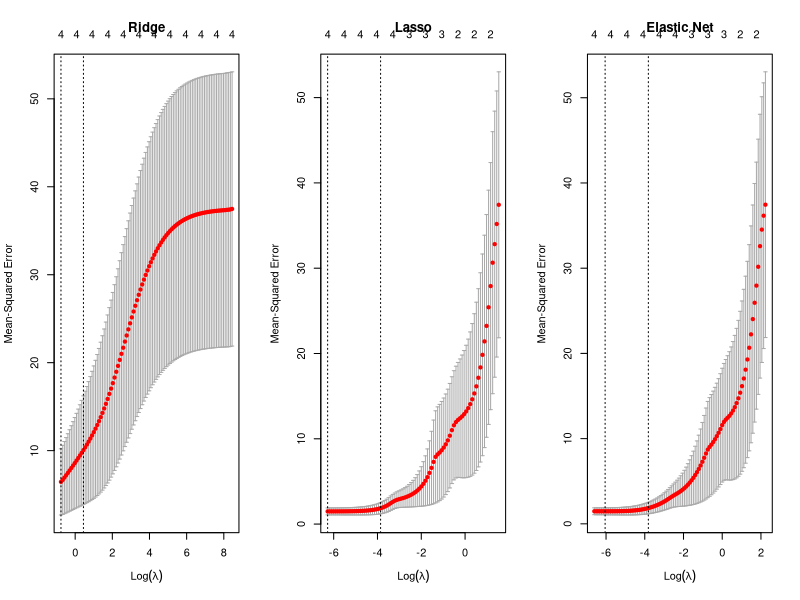
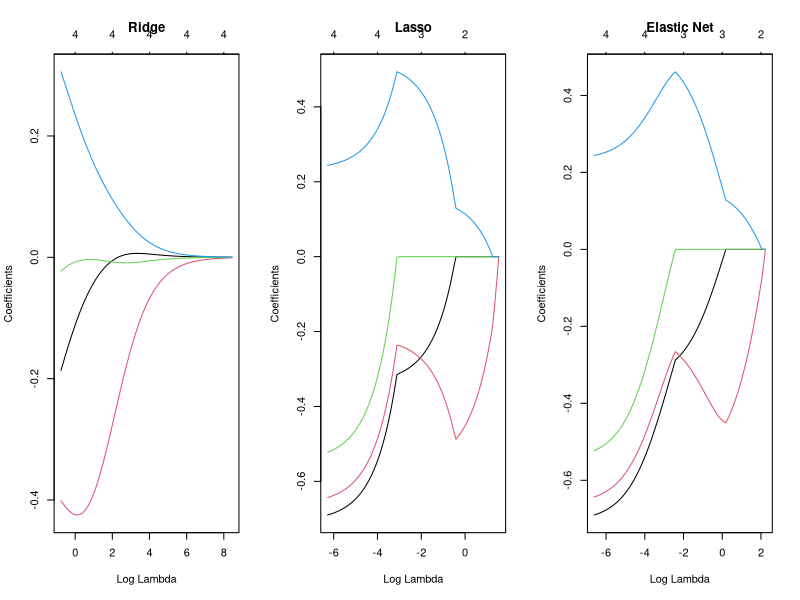
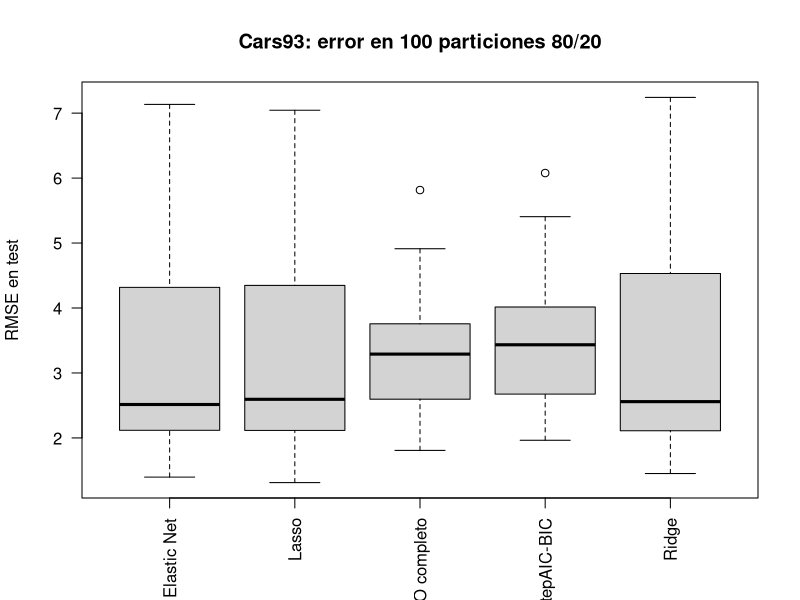
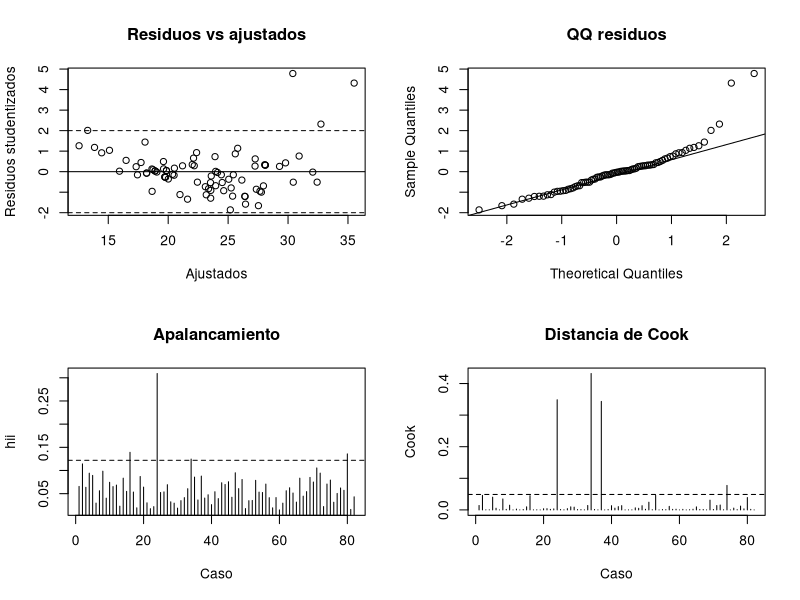

Generate these figures, in order, with R:
# =====================================================================
# LABORATORIO MEA: Colinealidad, Selección, Regularización y Validez
# Ejecutar desde una sesión limpia de R. Semilla fija: 2026.
# =====================================================================

set.seed(2026)
options(width = 100, digits = 4, scipen = 999)

# 1. CREACIÓN AUTOMÁTICA DE CARPETAS DE PROYECTO ----------------------
for (d in c("registros", "resultados", "figuras")) {
  if (!dir.exists(d)) {
    dir.create(d, recursive = TRUE)
    cat("Carpeta creada:", d, "\n")
  }
}

# 2. CARGA Y VERIFICACIÓN DE PAQUETES ----------------------------------
paquetes <- c("MASS", "car", "leaps", "glmnet", "mlbench")
faltan <- paquetes[!vapply(paquetes, requireNamespace, logical(1), quietly = TRUE)]
if (length(faltan)) stop("Instala primero: ", paste(faltan, collapse = ", "))

suppressPackageStartupMessages({
  library(MASS); library(car); library(leaps); library(glmnet); library(mlbench)
})

# Funciones auxiliares de cálculo
rmse <- function(y, pred) sqrt(mean((y - pred)^2, na.rm = TRUE))

condicion <- function(X) {
  ev <- eigen(cor(as.matrix(X)), symmetric = TRUE, only.values = TRUE)$values
  ev <- pmax(ev, .Machine$double.eps)
  list(valores_propios = ev, indices = sqrt(max(ev) / ev),
       numero_condicion = sqrt(max(ev) / min(ev)))
}

bkw <- function(X, centrar = TRUE, constante = FALSE) {
  Z <- as.matrix(X)
  if (centrar) Z <- scale(Z, center = TRUE, scale = FALSE)
  if (constante) Z <- cbind(Intercepto = 1, Z)
  normas <- sqrt(colSums(Z^2))
  if (any(normas == 0)) stop("BKW: columna de norma cero")
  Z <- sweep(Z, 2, normas, "/")
  s <- svd(Z)
  indices <- max(s$d) / pmax(s$d, .Machine$double.eps)
  phi <- sweep(s$v^2, 2, pmax(s$d^2, .Machine$double.eps), "/")
  prop <- phi / rowSums(phi)
  rownames(prop) <- colnames(Z)
  colnames(prop) <- paste0("Dim", seq_len(ncol(prop)))
  list(indices = indices, proporciones = prop)
}

vif_seguro <- function(modelo) {
  if (length(attr(terms(modelo), "term.labels")) < 2)
    return(data.frame(variable = character(), VIF = numeric()))
  z <- car::vif(modelo)
  if (is.matrix(z)) z <- z[, "GVIF"]^(1 / (2 * z[, "Df"]))
  data.frame(variable = names(z), VIF = as.numeric(z), row.names = NULL)
}

subconjuntos <- function(datos, respuesta, predictores) {
  f <- reformulate(predictores, response = respuesta)
  rs <- regsubsets(f, data = datos, nvmax = length(predictores),
                   method = "exhaustive", really.big = TRUE)
  s <- summary(rs)
  n <- nrow(datos); sse <- s$rss
  p <- rowSums(s$which)  # Número de parámetros por modelo (incluye intercepto)
  full <- lm(f, data = datos)
  sigma2 <- sum(resid(full)^2) / df.residual(full)
  tab <- data.frame(
    numero_predictores = seq_along(sse), SSE = sse,
    R2_ajustado = s$adjr2,
    Cp = sse / sigma2 - n + 2 * p,
    AIC = n * log(sse / n) + 2 * p,
    BIC = n * log(sse / n) + log(n) * p
  )
  list(ajuste = rs, resumen = s, tabla = tab)
}


# 3. DATOS Y COMPROBACIONES --------------------------------------------
H <- MASS::cement
names(H) <- c("Y", "X1", "X2", "X3", "X4")

vars_cars <- c("MPG.city", "Min.Price", "Price", "Max.Price", "EngineSize",
               "Horsepower", "RPM", "Rev.per.mile", "Fuel.tank.capacity", "Passengers",
               "Length", "Wheelbase", "Width", "Turn.circle", "Rear.seat.room",
               "Luggage.room", "Weight")
C0 <- MASS::Cars93[, vars_cars]
cat("Hald:", dim(H), "\n")
cat("Cars93 original:", dim(MASS::Cars93), "\n")
cat("Filas Cars93 con NA en variables seleccionadas:",
    sum(!complete.cases(C0)), "de", nrow(C0), "\n")
C <- C0[complete.cases(C0), , drop = FALSE]

data("BostonHousing", package = "mlbench")
B <- BostonHousing[, c("medv", "indus", "rm", "ptratio", "lstat")]
B <- B[complete.cases(B), , drop = FALSE]
names(B) <- c("Y", "indus", "rm", "ptratio", "lstat")
stopifnot(nrow(H) == 13, ncol(H) == 5, all(vapply(C, is.numeric, logical(1))))


# 4. F2: DIAGNÓSTICO DE COLINEALIDAD ------------------------------------
cat("\n================ F2: COLINEALIDAD ================\n")
XH <- H[, -1, drop = FALSE]
XC <- C[, setdiff(names(C), "MPG.city"), drop = FALSE]
cat("\nCorrelaciones Hald:\n"); print(round(cor(XH), 3))
corC <- cor(XC)
cat("\nCorrelaciones Cars93:\n"); print(round(corC, 3))

idx <- which(abs(corC) >= .80 & upper.tri(corC), arr.ind = TRUE)
if (nrow(idx)) {
  pares <- data.frame(variable_1 = rownames(corC)[idx[, 1]],
                      variable_2 = colnames(corC)[idx[, 2]], correlacion = corC[idx])
  print(pares[order(-abs(pares$correlacion)), ], row.names = FALSE)
}

mH <- lm(Y ~ ., data = H)
mC <- lm(MPG.city ~ ., data = C)
cat("\nVIF Hald:\n"); print(vif_seguro(mH))
cat("\nVIF Cars93:\n"); print(sort(car::vif(mC), decreasing = TRUE))
cat("\nCondición Hald:\n"); print(condicion(XH))
cat("\nCondición Cars93:\n"); print(condicion(XC))

correr_bkw <- function(X, nombre) {
  configs <- list(centrado_sin_constante = c(TRUE, FALSE),
                  sin_centrar_sin_constante = c(FALSE, FALSE),
                  centrado_con_constante = c(TRUE, TRUE),
                  sin_centrar_con_constante = c(FALSE, TRUE))
  out <- list()
  for (nm in names(configs)) {
    z <- bkw(X, centrar = configs[[nm]][1], constante = configs[[nm]][2])
    out[[nm]] <- z
    cat("\nBKW", nombre, "-", nm, "\n")
    print(data.frame(dimension = seq_along(z$indices),
                     indice_condicion = round(z$indices, 3)))
  }
  invisible(out)
}
bkw_H <- correr_bkw(XH, "Hald")
bkw_C <- correr_bkw(XC, "Cars93")


# 5. F3: SELECCIÓN DE VARIABLES ----------------------------------------
cat("\n================ F3: SELECCIÓN ================\n")
sel_H <- subconjuntos(H, "Y", names(XH))
cat("\nHald, mejor subconjunto por tamaño:\n"); print(sel_H$tabla, row.names = FALSE)

null_H <- lm(Y ~ 1, data = H); full_H <- lm(Y ~ ., data = H)
fwd_H <- stepAIC(null_H, scope = list(lower = null_H, upper = full_H), direction = "forward", trace = FALSE)
bwd_H <- stepAIC(full_H, direction = "backward", trace = FALSE)
both_H <- stepAIC(null_H, scope = list(lower = null_H, upper = full_H), direction = "both", trace = FALSE)
vars_exh_H <- names(coef(sel_H$ajuste, id = which.min(sel_H$tabla$BIC)))[-1]
modelos_H <- list(exhaustivo_BIC = lm(reformulate(vars_exh_H, "Y"), data = H),
                  forward = fwd_H, backward = bwd_H, stepwise = both_H)

sel_B <- subconjuntos(B, "Y", names(B)[-1])
cat("\nBostonHousing, mejor subconjunto por tamaño:\n")
print(sel_B$tabla, row.names = FALSE)
vars_B <- names(coef(sel_B$ajuste, id = which.min(sel_B$tabla$BIC)))[-1]
modelo_B_BIC <- lm(reformulate(vars_B, "Y"), data = B)

pred_C <- setdiff(names(C), "MPG.city")
sel_C <- subconjuntos(C, "MPG.city", pred_C)
cat("\nCars93, mejor subconjunto por tamaño:\n"); print(sel_C$tabla, row.names = FALSE)
vars_BIC_C <- names(coef(sel_C$ajuste, id = which.min(sel_C$tabla$BIC)))[-1]
mC_BIC_exh <- lm(reformulate(vars_BIC_C, "MPG.city"), data = C)
mC_full <- lm(MPG.city ~ ., data = C)
mC_AIC <- stepAIC(mC_full, direction = "both", k = 2, trace = FALSE)
mC_BIC <- stepAIC(mC_full, direction = "both", k = log(nrow(C)), trace = FALSE)

# --- F3 (Continuación): VIF, n efectivo y evaluaciones ----------------

# 1. Declarar n efectivo en Cars93 tras eliminar NAs
cat("\nTamaño muestral efectivo (Cars93, sin NAs): n =", nrow(C), "\n")

# 2. VIF de los modelos elegidos en Hald (Ej. 8b)
cat("\n--- VIFs Modelos Seleccionados (Hald) ---\n")
cat("\n[Hald - BIC Exhaustivo]:\n")
print(car::vif(modelos_H$exhaustivo_BIC))

cat("\n[Hald - Stepwise/AIC]:\n")
print(car::vif(modelos_H$stepwise))

# 3. VIF del modelo elegido en BostonHousing
cat("\n--- VIF Modelo Seleccionado (BostonHousing) ---\n")
print(car::vif(modelo_B_BIC))

# 4. VIF de los modelos elegidos en Cars93
cat("\n--- VIFs Modelos Seleccionados (Cars93) ---\n")
cat("\n[Cars93 - BIC Exhaustivo]:\n")
print(car::vif(mC_BIC_exh))

cat("\n[Cars93 - stepAIC (k = 2)]:\n")
print(car::vif(mC_AIC))

cat("\n[Cars93 - stepBIC (k = log(n))]:\n")
print(car::vif(mC_BIC))

# 5. Comparación de espacio de búsqueda: 2^p vs Paso a Paso
p_Hald <- ncol(XH)
p_Cars <- length(pred_C)

cat("\n--- Espacio de Búsqueda Evaluado ---\n")
cat("Hald (p =", p_Hald, "): Búsqueda exhaustiva evalúa 2^p =", 2^p_Hald, "modelos.\n")
cat("Cars93 (p =", p_Cars, "): Búsqueda exhaustiva evaluaría 2^p =", 2^p_Cars, "modelos.\n")

# 6. F4: RIDGE, LASSO Y ELASTIC NET EN HALD ---------------------------
cat("\n================ F4: REGULARIZACIÓN ================\n")
yH <- H$Y; nH <- length(yH); folds_H <- seq_len(nH) 

ajustar_cv <- function(X, y, alpha, foldid) {
  cv.glmnet(as.matrix(X), as.numeric(y), alpha = alpha, foldid = foldid,
            nfolds = length(unique(foldid)), standardize = TRUE,
            type.measure = "mse", grouped = FALSE)
}
cv_r <- ajustar_cv(XH, yH, 0, folds_H)
cv_l <- ajustar_cv(XH, yH, 1, folds_H)
cv_e <- ajustar_cv(XH, yH, .5, folds_H)

res_cv <- function(cv, metodo) data.frame(metodo = metodo,
                                          lambda_min = cv$lambda.min, lambda_1se = cv$lambda.1se,
                                          error_CV_min = min(cv$cvm))
tabla_cv_H <- rbind(res_cv(cv_r, "Ridge"), res_cv(cv_l, "Lasso"),
                    res_cv(cv_e, "Elastic Net alpha=0.5"))
print(tabla_cv_H, row.names = FALSE)

# Guardar Gráficos de Validación Cruzada en 'figuras/'
png("figuras/hald_cv.png", width = 1500, height = 500, res = 140)
par(mfrow = c(1, 3)); plot(cv_r, main = "Ridge"); plot(cv_l, main = "Lasso"); plot(cv_e, main = "Elastic Net")
dev.off()

fit_r <- glmnet(XH, yH, alpha = 0, standardize = TRUE)
fit_l <- glmnet(XH, yH, alpha = 1, standardize = TRUE)
fit_e <- glmnet(XH, yH, alpha = .5, standardize = TRUE)

# Guardar Gráficos de Trayectorias en 'figuras/'
png("figuras/hald_trayectorias.png", width = 1500, height = 500, res = 140)
par(mfrow = c(1, 3))
plot(fit_r, xvar = "lambda", main = "Ridge")
plot(fit_l, xvar = "lambda", main = "Lasso")
plot(fit_e, xvar = "lambda", main = "Elastic Net")
dev.off()

coef_tabla <- function(cv, metodo) {
  a <- as.matrix(coef(cv, s = "lambda.min"))
  b <- as.matrix(coef(cv, s = "lambda.1se"))
  data.frame(variable = rownames(a), metodo = metodo,
             lambda_min = a[, 1], lambda_1se = b[, 1], row.names = NULL)
}
tabla_coef_H <- rbind(coef_tabla(cv_r, "Ridge"), coef_tabla(cv_l, "Lasso"),
                      coef_tabla(cv_e, "Elastic Net"))

# Estabilidad por 100 submuestras
set.seed(2026)
B_est <- 100
freq <- matrix(0, ncol(XH), 2, dimnames = list(colnames(XH), c("Lasso", "ElasticNet")))

for (b in seq_len(B_est)) {
  ids <- sample(seq_len(nH), 10)
  fold_b <- sample(rep(1:5, length.out = length(ids)))
  try({
    l <- cv.glmnet(XH[ids, , drop = FALSE], yH[ids], alpha = 1, foldid = fold_b, nfolds = 5, standardize = TRUE, grouped = FALSE)
    e <- cv.glmnet(XH[ids, , drop = FALSE], yH[ids], alpha = .5, foldid = fold_b, nfolds = 5, standardize = TRUE, grouped = FALSE)
    co_l <- coef(l, s = "lambda.1se")
    co_e <- coef(e, s = "lambda.1se")
    if (!is.null(co_l)) freq[, 1] <- freq[, 1] + (as.matrix(co_l)[-1, 1] != 0)
    if (!is.null(co_e)) freq[, 2] <- freq[, 2] + (as.matrix(co_e)[-1, 1] != 0)
  }, silent = TRUE)
}
freq <- data.frame(variable = rownames(freq), freq / B_est, row.names = NULL)
df_H <- rbind(data.frame(metodo = "Ridge", lambda = fit_r$lambda, df = fit_r$df),
              data.frame(metodo = "Lasso", lambda = fit_l$lambda, df = fit_l$df),
              data.frame(metodo = "Elastic Net", lambda = fit_e$lambda, df = fit_e$df))


# 7. VALIDACIÓN PREDICTIVA CARS93 (100 PARTICIONES 80/20) ------------
cat("\nValidación predictiva Cars93: 100 particiones 80/20\n")
set.seed(2026); B_split <- 100
salidas <- vector("list", B_split)

for (b in seq_len(B_split)) {
  ids <- sample(seq_len(nrow(C)), floor(.8 * nrow(C)))
  train <- C[ids, , drop = FALSE]; test <- C[-ids, , drop = FALSE]
  ols <- lm(MPG.city ~ ., data = train)
  bic <- tryCatch(stepAIC(ols, direction = "both", k = log(nrow(train)), trace = FALSE),
                  error = function(e) ols)
  xt <- as.matrix(train[, pred_C, drop = FALSE])
  xv <- as.matrix(test[, pred_C, drop = FALSE]); yt <- train$MPG.city
  folds <- min(5, length(yt)); foldid <- sample(rep(seq_len(folds), length.out = length(yt)))
  
  r <- cv.glmnet(xt, yt, alpha = 0, foldid = foldid, nfolds = folds, standardize = TRUE, grouped = FALSE)
  l <- cv.glmnet(xt, yt, alpha = 1, foldid = foldid, nfolds = folds, standardize = TRUE, grouped = FALSE)
  e <- cv.glmnet(xt, yt, alpha = .5, foldid = foldid, nfolds = folds, standardize = TRUE, grouped = FALSE)
  
  pred <- c(rmse(test$MPG.city, predict(ols, newdata = test)),
            rmse(test$MPG.city, predict(bic, newdata = test)),
            rmse(test$MPG.city, predict(r, newx = xv, s = "lambda.1se")),
            rmse(test$MPG.city, predict(l, newx = xv, s = "lambda.1se")),
            rmse(test$MPG.city, predict(e, newx = xv, s = "lambda.1se")))
  
  salidas[[b]] <- data.frame(particion = b,
                             metodo = c("MCO completo", "MCO stepAIC-BIC", "Ridge", "Lasso", "Elastic Net"),
                             RMSE = as.numeric(pred))
}

salidas <- do.call(rbind, salidas)
resumen_rmse <- do.call(rbind, lapply(split(salidas$RMSE, salidas$metodo), function(z)
  c(media = mean(z), sd = sd(z))))
resumen_rmse <- data.frame(metodo = rownames(resumen_rmse),
                           RMSE_media = resumen_rmse[, "media"], RMSE_sd = resumen_rmse[, "sd"], row.names = NULL)
resumen_rmse <- resumen_rmse[order(resumen_rmse$RMSE_media), ]

# Guardar Gráfico de RMSE en 'figuras/'
png("figuras/cars93_rmse.png", width = 1100, height = 700, res = 130)
boxplot(RMSE ~ metodo, data = salidas, las = 2, ylab = "RMSE en test",
        main = "Cars93: error en 100 particiones 80/20", xlab = "")
dev.off()


# 8. F5: RESIDUOS E INFLUENCIA -----------------------------------------
cat("\n================ F5: VALIDEZ ================\n")
m_diag <- mC_BIC_exh
n <- nobs(m_diag); p <- length(coef(m_diag))
rs <- rstudent(m_diag); hii <- hatvalues(m_diag); cook <- cooks.distance(m_diag)
dff <- dffits(m_diag); dfb <- dfbetas(m_diag)

casos_cook <- which(cook > 4/n)

# --- F5 (Continuación): Sensibilidad sin observaciones influyentes ---
if (length(casos_cook) > 0) {
  cat("\nCasos influyentes identificados (Cook > 4/n):", casos_cook, "\n")
  
  # Reajuste sin puntos influyentes
  m_diag_sin <- lm(formula(m_diag), data = C[-casos_cook, ])
  
  # Comparación de coeficientes y R2
  comp_sens <- data.frame(
    Variable = names(coef(m_diag)),
    Modelo_Completo = coef(m_diag),
    Sin_Influyentes = coef(m_diag_sin),
    Diferencia_Relativa_Pct = round(((coef(m_diag_sin) - coef(m_diag)) / coef(m_diag)) * 100, 2)
  )
  cat("\nTabla de Sensibilidad al retirar influyentes:\n")
  print(comp_sens, row.names = FALSE)
  write.csv(comp_sens, "resultados/cars93_sensibilidad_influencia.csv", row.names = FALSE)
}

# Guardar Gráfico de Diagnósticos en 'figuras/'
png("figuras/cars93_diagnosticos.png", width = 1400, height = 900, res = 130)
par(mfrow = c(2, 2))
plot(fitted(m_diag), rs, xlab = "Ajustados", ylab = "Residuos studentizados", main = "Residuos vs ajustados")
abline(h = c(-2, 0, 2), lty = c(2, 1, 2))
qqnorm(rs, main = "QQ residuos"); qqline(rs)
plot(hii, type = "h", main = "Apalancamiento", ylab = "hii", xlab = "Caso")
abline(h = 2*p/n, lty = 2)
plot(cook, type = "h", main = "Distancia de Cook", ylab = "Cook", xlab = "Caso")
abline(h = 4/n, lty = 2)
dev.off()


# 9. CONSOLIDACIÓN Y EXPORTACIÓN FINAL A CSV Y REGISTROS ---------------
write.csv(salidas, "resultados/cars93_rmse_100_particiones.csv", row.names = FALSE)
write.csv(resumen_rmse, "resultados/cars93_resumen_rmse.csv", row.names = FALSE)
write.csv(sel_H$tabla, "resultados/hald_seleccion.csv", row.names = FALSE)
write.csv(sel_B$tabla, "resultados/boston_seleccion.csv", row.names = FALSE)
write.csv(sel_C$tabla, "resultados/cars93_seleccion.csv", row.names = FALSE)
write.csv(tabla_cv_H, "resultados/hald_cv.csv", row.names = FALSE)
write.csv(tabla_coef_H, "resultados/hald_coeficientes.csv", row.names = FALSE)
write.csv(df_H, "resultados/hald_grados_libertad.csv", row.names = FALSE)
write.csv(freq, "resultados/hald_estabilidad.csv", row.names = FALSE)

writeLines(capture.output(sessionInfo()), "registros/session_info.txt")

cat("\n================ RESUMEN COMPARATIVO FINAL ===============-\n")
if (exists("tabla_coef_H")) {
  cat("\n1. Comparativa de Coeficientes (Hald):\n")
  print(tabla_coef_H, row.names = FALSE)
}

if (exists("resumen_rmse")) {
  cat("\n2. Resumen del Error Predictivo (RMSE en Cars93 - 100 particiones):\n")
  print(resumen_rmse, row.names = FALSE)
}

cat("\n¡PROCESO COMPLETADO EXITOSAMENTE!\n")
cat("- Carpetas automáticas verificadas: 'registros/', 'resultados/', 'figuras/'\n")
cat("- Tablas exportadas en: 'resultados/'\n")
cat("- Gráficos exportados en: 'figuras/'\n")
cat("- Entorno registrado en: 'registros/session_info.txt'\n")
